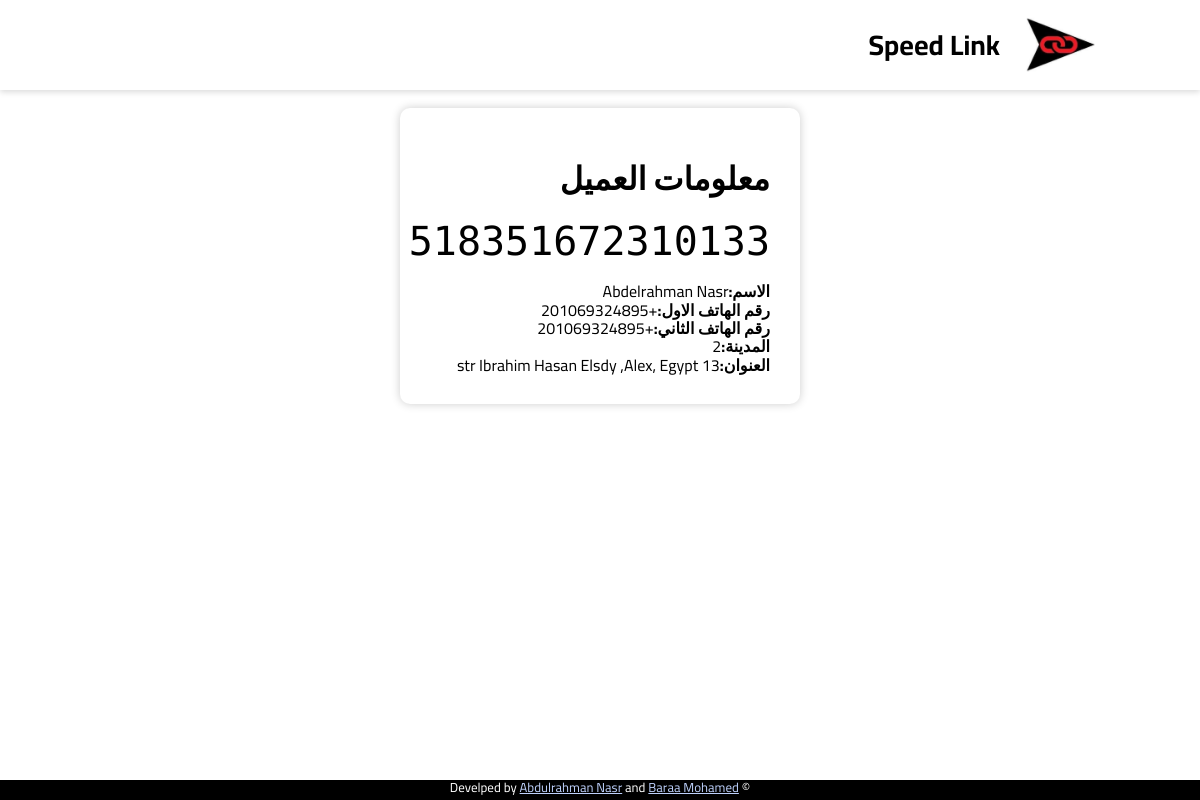
/track/518351672310133, run on an earlier commit of the app's database.
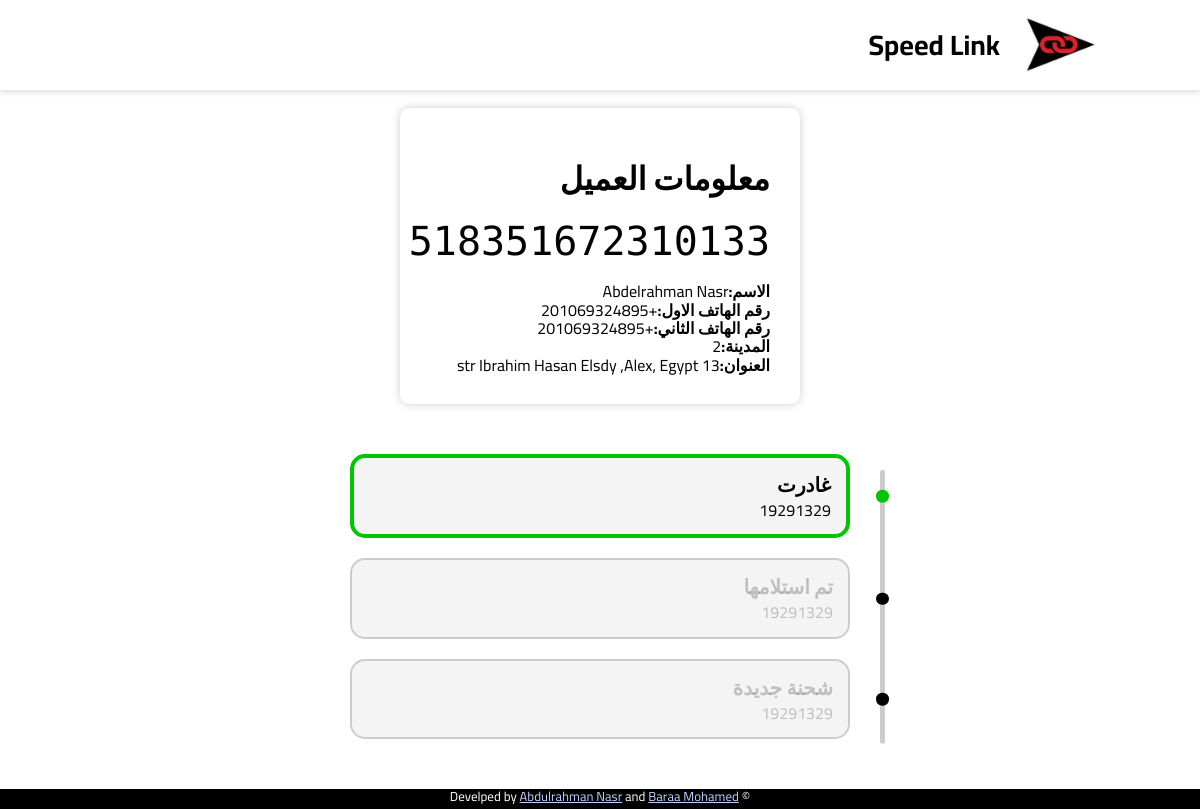
And on a later commit of the database.
### app.py (models this page shows)
class Shipment(db.Model):
    id = db.Column(db.Integer, primary_key=True)
    barcode = db.Column(db.String(15))
    shipper_username = db.Column(db.Integer)
    status = db.Column(db.String(50))
    delivery_id = db.Column(db.Integer)
    shipper_name = db.Column(db.String(100))
    shipper_phone_1 = db.Column(db.String(11))
    shipper_phone_2 = db.Column(db.String(11))
    shipper_address = db.Column(db.String(200))
    shipper_city = db.Column(db.String(100))
    shipper_wallet_code = db.Column(db.String(15))
    shipper_note = db.Column(db.Text)
    recipient_name = db.Column(db.String(100))
    recipient_phone_1 = db.Column(db.String(15))
    recipient_phone_2 = db.Column(db.String(15))
    recipient_address = db.Column(db.String(200))
    recipient_city = db.Column(db.String(100))
    recipient_note = db.Column(db.Text)
    pprice = db.Column(db.Integer)
    dprice = db.Column(db.Integer)
    tprice = db.Column(db.Integer)
    shipment_status = db.Column(db.String(100))
    date = db.Column(db.String(23))
    accepted = db.Column(db.Boolean)
    delivery_date = db.Column(db.String(20))
    aws_code = db.Column(db.String(25))
    how = db.Column(db.String(25))

class ShippingDetail(db.Model):
    id = db.Column(db.Integer, primary_key=True)
    barcode = db.Column(db.String(15))
    shipment_id = db.Column(db.Integer)
    delivery_id = db.Column(db.Integer)
    state = db.Column(db.String(100))
    created_at = db.Column(db.String(23))

### app.py (the view)
@app.route('/track/<int:barcode>')
def track(barcode):
    info = Shipment.query.filter_by(barcode=barcode).first()
    Detail = ShippingDetail.query.filter_by(barcode=barcode).all()
    Detail = Detail[::-1]
    return render_template('product.html',info=info,D=Detail)

### templates/product.html (shortened to what this page needs)
<!DOCTYPE html>
<html lang="en">
<head>
    <link rel="stylesheet" href="{{ url_for('static',filename='css/style.css') }}" />
    <link rel="stylesheet" href="{{ url_for('static',filename='css/product.css') }}" />
    <link href="https://fonts.cdnfonts.com/css/barcode-font" rel="stylesheet">
    <link rel="stylesheet" href="https://cdnjs.cloudflare.com/ajax/libs/normalize/8.0.1/normalize.min.css"
    />
</head>
<body dir="rtl">
    <div class="container">
        <header class="header">
            <div class="logo">
                <img src="{{ url_for('static',filename='images/logo.jpg')}}" alt="Speed Link Logo" />
                <h1 class="name">Speed Link</h1>
            </div>
        </header>
        <br>
        <center>
            <div class="section">
                <h1>معلومات العميل</h1>
                <div class="barcode">
                    <p>{{ info.barcode }}</p>
                </div>
                <br>
                <p><strong>الاسم:</strong>{{ info.recipient_name }}</p>
                <p><strong>رقم الهاتف الاول:</strong>{{ info.recipient_phone_1 }}</p>
                <p><strong>رقم الهاتف الثاني:</strong>{{ info.recipient_phone_2 }}</p>
                <p><strong>المدينة:</strong>{{ info.recipient_city }}</p>
                <p><strong>العنوان:</strong>{{ info.recipient_address }}</p>
            </div>
        </center>
        <div class="status-list">
            {% for s in D %}
            <div class="status-item {% if s.state == info.shipment_status %}active{% endif %}">
                <div class="status-content">
                    <h3>{{ s.state }}</h3>
                    <p>{{ s.created_at }}</p>
                </div>
            </div>
            {% endfor %}
        </div>
        <center>
            <footer class="footer">
                <p>
                    &copy; Develped by
                    <a href="#">Abdulrahman Nasr</a> and
                    <a href="#">Baraa Mohamed</a>
                </p>
            </footer>
        </center>
    </div>
</body>
</html>

### static/css/style.css (style rules this page uses)
* { margin: 0; padding: 0; box-sizing: border-box; }
body { font-family: 'Cairo', sans-serif; background: rgb(189, 208, 251); }
.header { padding: 10px 80px; display: flex; align-items: center; justify-content: space-between; box-shadow: 0 2px 6px rgba(0, 0, 0, 0.15); }
.logo img { width: 80px; }
.header { background-color: #fff; }
.header-content, .logo { text-align: center; display: flex; align-items: center; justify-content: space-between; gap: 20px; margin: 0 20px; }
.name { font-size: 28px; font-weight: bold; }
.footer { position: fixed; bottom: 0; width: 100%; height: 20px; background: #000; }
.footer a { color: #bdd0fb; }
.footer p { font-size: 13px; color: #fff; }

### static/css/product.css (style rules this page uses)
* { margin: 0; padding: 0; box-sizing: border-box; }
body { max-height: 100vh; }
.container, body { max-height: 100vh; }
.status-list { display: flex; flex-direction: column; justify-content: center; align-items: center; margin: 50px auto; position: relative; width: fit-content; }
.status-list::before { content: ''; width: 5px; height: 90%; background-color: #ccc; margin-right: 15px; position: absolute; right: -50px; top: 50%; bottom: 50%; transform: translateY(-50%); border-radius: 50px; }
.status-item { display: flex; margin-bottom: 20px; width: 500px; position: relative; }
.status-item.active .status-content { border-color: #00c500; border-width: 4px; color: #000; }
.status-item::before { content: ''; width: 12.5px; height: 12.5px; position: absolute; top: 50%; right: -38.5px; transform: translateY(-50%); background-color: #000; border-radius: 50%; }
.status-item.active::before { background-color: #00c500; }
.status-content { background-color: #aeaeae23; padding: 15px; border: 2px solid #ccc; border-radius: 15px; color: #4141414b; width: 100%; }
.status-content h3 { font-size: 20px; margin-bottom: 5px; }
.status-content p { font-size: 16px; }

### templates/product.html (style rules this page uses)
body { background-color: #fff; }
.section { background-color: #fff; box-shadow: 0px 0px 10px rgba(0, 0, 0, 0.2); border-radius: 10px; padding: 30px; text-align: right; max-width: 400px; }
.barcode { font-size: 50px; text-align: center; margin-top: 10px; }
.barcode p { font-family: 'Libre Barcode 39'; font-size: 40px; }

What changed in the data, as far as the page shows it:
added ShippingDetail: state "غادرت", created_at "19291329"
added ShippingDetail: state "تم استلامها", created_at "19291329"
added ShippingDetail: state "شحنة جديدة", created_at "19291329"
